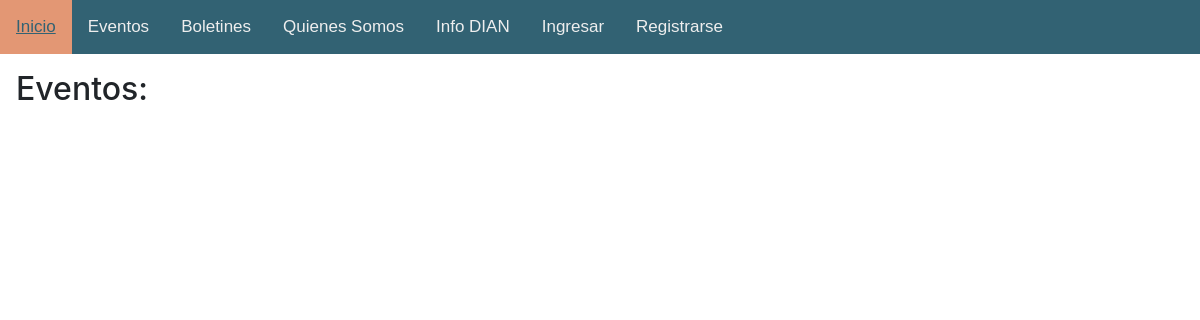
Before: /eventos/lista/ with the older database file.
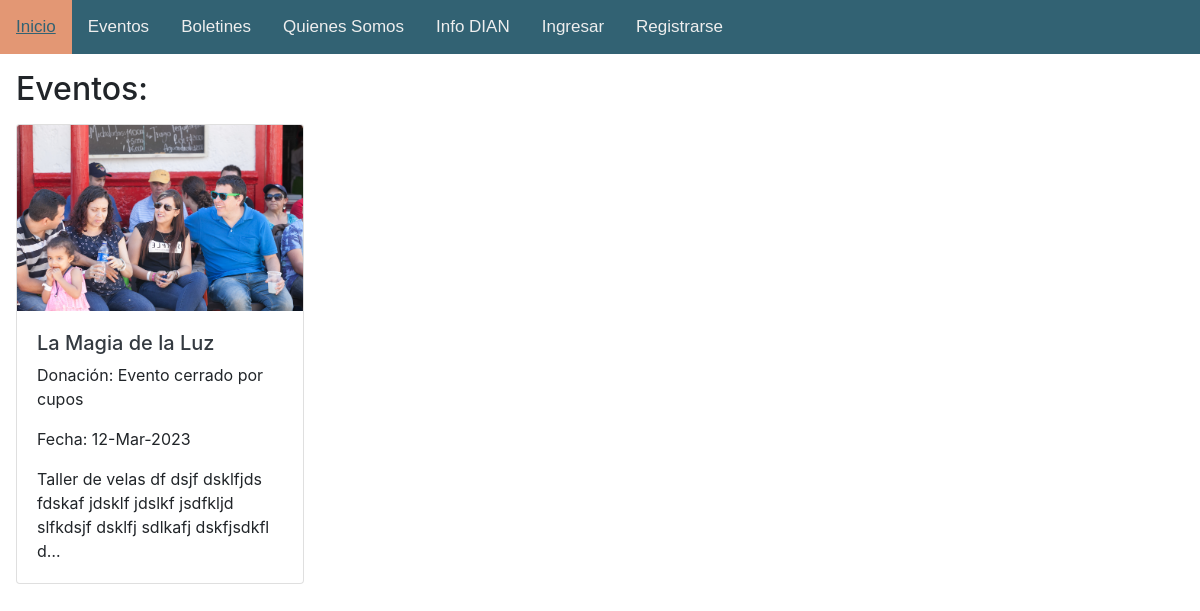
After: the same page with the newer database file.
### eventos/models.py (models this page shows, shortened)
class Evento(models.Model):
    TYPES = [
        ('Taller', 'Taller'),
        ('Encuentro', 'Encuentro'),
        ('Experiencia', 'Experiencia'),
    ]
    nombre = models.CharField(max_length=40)
    tipo = models.CharField(max_length=15, choices=TYPES)
    descripcion = models.TextField(null=True, blank=True)
    lugar = models.TextField(null=True, blank=True)
    duracion = models.CharField(max_length=40)
    incluye = models.TextField(null=True, blank=True)
    fecha = models.DateField()
    costo1 = models.PositiveIntegerField(default=0)
    fecha_costo1 = models.DateField(default=None, null=True, blank=True)
    costo2 = models.PositiveIntegerField(default=0)
    fecha_costo2 = models.DateField(default=None, null=True, blank=True)
    costo = models.PositiveIntegerField(default=0)
    fecha_costo = models.DateField(default=None, null=True, blank=True)
    imagen = models.ImageField(upload_to='eventos', null=True, blank=True)
    inscritos = models.ManyToManyField(User, blank=True)
    concluido = models.BooleanField(default=False)
    cancelado = models.BooleanField(default=False)
    cupos = models.PositiveSmallIntegerField(default=0)
    cant_inscritos = models.PositiveSmallIntegerField(default=0)
    cerrado = models.BooleanField(default=False)
    prueba = models.BooleanField(default=True)

### eventos/views.py (the view)
# urls.py: path('lista/', views.listaEventos, name="eventos.lista"),
def listaEventos(request):
    staff = False
    comunidad = False
    try:
        user = request.user
        cu = CustomUser.objects.get(user_id=user.id)
        if cu.comunidad:
            comunidad = True
        if cu.staff:
            staff = True
    except:
        pass
    for evento in Evento.objects.filter(cancelado=False, concluido=False):
        evento.cant_inscritos = 0
        for inscripcion in Inscripciones.objects.filter(evento=evento):
            evento.cant_inscritos = evento.cant_inscritos + inscripcion.cantidad
        if evento.cant_inscritos >= evento.cupos or evento.fecha_costo2 < date.today():
            evento.cerrado = True
        else:
            evento.cerrado = False
        if evento.fecha_costo1 > date.today():
            evento.costo = evento.costo1
            evento.fecha_costo = evento.fecha_costo1
        else:
            evento.costo = evento.costo2
            evento.fecha_costo = evento.fecha_costo2
        if evento.fecha < date.today():
            evento.concluido = True
        evento.save()
    return render(request, 'eventos/list.html', {
        'events': Evento.objects.filter(cancelado=False, concluido=False, prueba=False).order_by('fecha'),
        'all_events': Evento.objects.filter(cancelado=False, concluido=False).order_by('fecha'),
        'comunidad': comunidad,
        'staff': staff,
    })

### eventos/templates/eventos/list.html (shortened to what this page needs)
{% extends 'base.html' %}
{% load static %}
    {% block body %}
    <h2 class="mx-3 my-3">Eventos:</h2>
    <div class="row mx-3 my-3">
    {% if staff %}
    {% for event in all_events %}
    <div class="card" style="width: 18rem;">
      <a href="{% url 'eventos.detail' pk=event.id %}" class="text-dark text-decoration-non">
        <img src="{{ event.imagen.url }}" class="card-img-top" alt="{{event.nombre}}">
        <div class="card-body">
            <h5>{{ event.nombre }}</h5></a>
            <p class="card-text">Donación:
                {% if event.cerrado %}
                    Evento cerrado por cupos
                {% else %}
                    ${{ event.costo }}
                    <br><small>(Hasta el {{ event.fecha_costo }})</small>
                {% endif %}
            </p>
            <p class="card-text">Fecha: {{ event.fecha|date:"d-M-Y" }}</p>
            <p class="card-text">{{ event.descripcion|truncatechars:100}}</p>
        </div>
      </a>
    </div>
    {% endfor %}
    {% else %}
    {% for event in events %}
    <div class="card" style="width: 18rem;">
      <a href="{% url 'eventos.detail' pk=event.id %}" class="text-dark text-decoration-non">
        <img src="{{ event.imagen.url }}" class="card-img-top" alt="{{event.nombre}}">
        <div class="card-body">
            <h5>{{ event.nombre }}</h5></a>
            <p class="card-text">Donación:
                {% if event.cerrado %}
                    Evento cerrado por cupos
                {% else %}
                    ${{ event.costo }}
                    <br><small>(Hasta el {{ event.fecha_costo }})</small>
                {% endif %}
            </p>
            <p class="card-text">Fecha: {{ event.fecha|date:"d-M-Y" }}</p>
            <p class="card-text">{{ event.descripcion|truncatechars:100}}</p>
        </div>
    </div>
    {% endfor %}
    {% endif %}
    </div>
    {% endblock %}

Changed rows visible on the page:
now on this page (row edited): Evento: imagen (picture), nombre "La Magia de la Luz", cerrado "Evento cerrado por cupos", fecha "12-Mar-2023", descripcion "Taller de velas df dsjf dsklfjds fdskaf jdsklf jdslkf jsdfkljd slfkdsjf dsklfj sdlkafj dskfjsdkfl d…"
